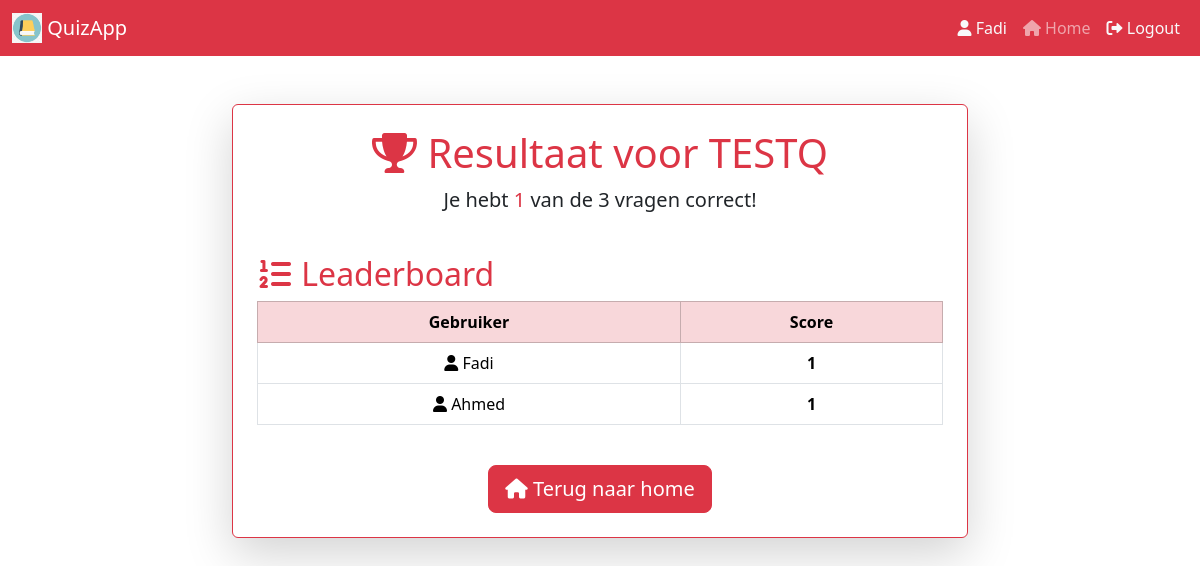
The page /quiz/9/result/ (signed in) on the database its author committed.
### quizApp/models.py (models this page shows, shortened)
class Quiz(models.Model):
    name = models.CharField(max_length=255)
    owner = models.ForeignKey(User, on_delete=models.CASCADE, related_name='owned_quizzes')
    users = models.ManyToManyField(User, through='QuizUser', related_name='quizzes')
    duration = models.IntegerField(help_text="Duur van de quiz in minuten")
    created_at = models.DateTimeField(auto_now_add=True)
    started_at = models.DateTimeField(null=True, blank=True)
    is_active = models.BooleanField(default=False)

class QuizUser(models.Model):
    quiz = models.ForeignKey(Quiz, on_delete=models.CASCADE)
    user = models.ForeignKey(User, on_delete=models.CASCADE)
    score = models.IntegerField(default=0)
    joined_at = models.DateTimeField(auto_now_add=True)

### quizApp/views.py (the view)
# urls.py: path('quiz/<int:quiz_id>/result/', views.quiz_result, name='quiz_result'),
@login_required
def quiz_result(request, quiz_id):
    quiz = get_object_or_404(Quiz, id=quiz_id)
    quiz_user = QuizUser.objects.get(quiz=quiz, user=request.user)
    leaderboard = QuizUser.objects.filter(quiz=quiz).order_by('-score')
    return render(request, 'quiz_result.html', {
        'quiz': quiz,
        'score': quiz_user.score,
        'total_questions': quiz.questions.count(),
        'leaderboard': leaderboard
    })

### templates/quiz_result.html
{% extends "main.html" %}
{% block content %}
<div class="container mt-5">
    <div class="row justify-content-center">
        <div class="col-lg-8 col-md-10 col-sm-12">
            <div class="card shadow-lg p-4 border-danger">
                <h1 class="text-center text-danger"><i class="fas fa-trophy"></i> Resultaat voor {{ quiz.name }}</h1>
                <p class="text-center lead">Je hebt <strong class="text-danger">{{ score }}</strong> van de <strong>{{ total_questions }}</strong> vragen correct!</p>
                <h2 class="mt-4 text-danger"><i class="fas fa-list-ol"></i> Leaderboard</h2>
                <div class="table-responsive">
                    <table class="table table-bordered table-hover">
                        <thead class="table-danger text-center">
                            <tr>
                                <th>Gebruiker</th>
                                <th>Score</th>
                            </tr>
                        </thead>
                        <tbody class="text-center">
                            {% for quiz_user in leaderboard %}
                                <tr>
                                    <td><i class="fas fa-user"></i> {{ quiz_user.user.username }}</td>
                                    <td><strong>{{ quiz_user.score }}</strong></td>
                                </tr>
                            {% endfor %}
                        </tbody>
                    </table>
                </div>
                <div class="text-center mt-4">
                    <a href="{% url 'home' %}" class="btn btn-danger btn-lg">
                        <i class="fas fa-home"></i> Terug naar home
                    </a>
                </div>
            </div>
        </div>
    </div>
</div>
{% endblock %}

### templates/navbar.html (shortened to what this page needs)
{% load static %}
<nav class="navbar navbar-expand-lg navbar-dark bg-danger">
    <div class="container-fluid">
        <a class="navbar-brand" href="{% url 'home' %}">
            <img src="{% static 'images/book.png' %}" width="30" height="30" class="d-inline-block align-top" alt="Quiz">
            QuizApp
        </a>
        <div class="collapse navbar-collapse" id="navbarSupportedContent">
            <ul class="navbar-nav ms-auto">
                <li class="nav-item">
                    <a class="nav-link text-light" href="#"><i class="fas fa-user"></i> {{ request.user }}</a>
                </li>
                <li class="nav-item">
                    <a class="nav-link {% if request.path == '/' %}active{% endif %}" href="{% url 'home' %}">
                        <i class="fas fa-home"></i> Home
                    </a>
                </li>
                <li class="nav-item">
                    <a class="nav-link text-light" href="{% url 'logout' %}">
                        <i class="fas fa-sign-out-alt"></i> Logout
                    </a>
                </li>
            </ul>
        </div>
    </div>
</nav>

### rows shown on the page
Quiz: name "TESTQ"
QuizUser: user.username "Fadi", score "1"
QuizUser: user.username "Ahmed", score "1"

### other values the page prints
{{ request.user }} "Fadi"
{{ score }} "1"
{{ total_questions }} "3"
